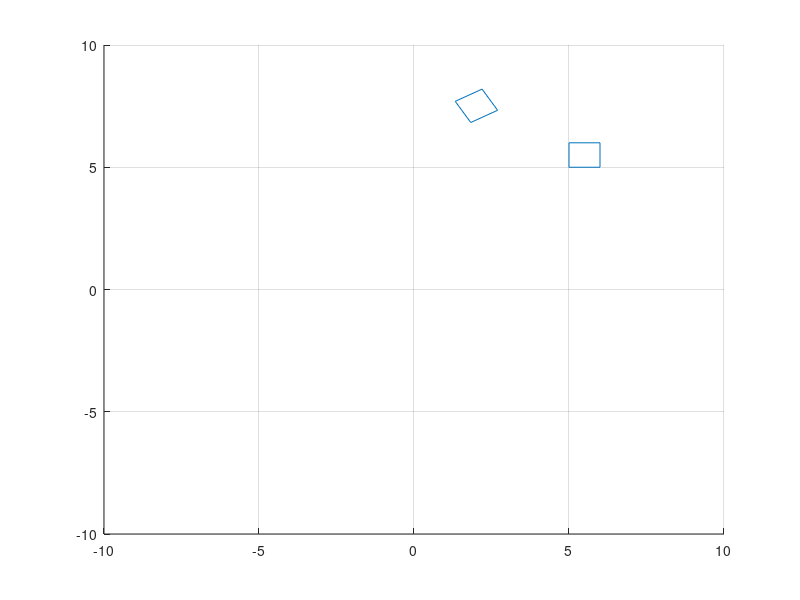

The MATLAB source for this figure:
clc
clear
close all

theta = 30 / 180 * pi;

Transform = [cos(theta)  -sin(theta); sin(theta)  cos(theta)];

a = [5 5; 5 6; 6 6; 6 5; 5 5].';

line(a(1, :), a(2, :))

hold on

c = Transform * a;

line(c(1, :), c(2, :))

xlim([-10 10])
ylim([-10 10])
grid on
